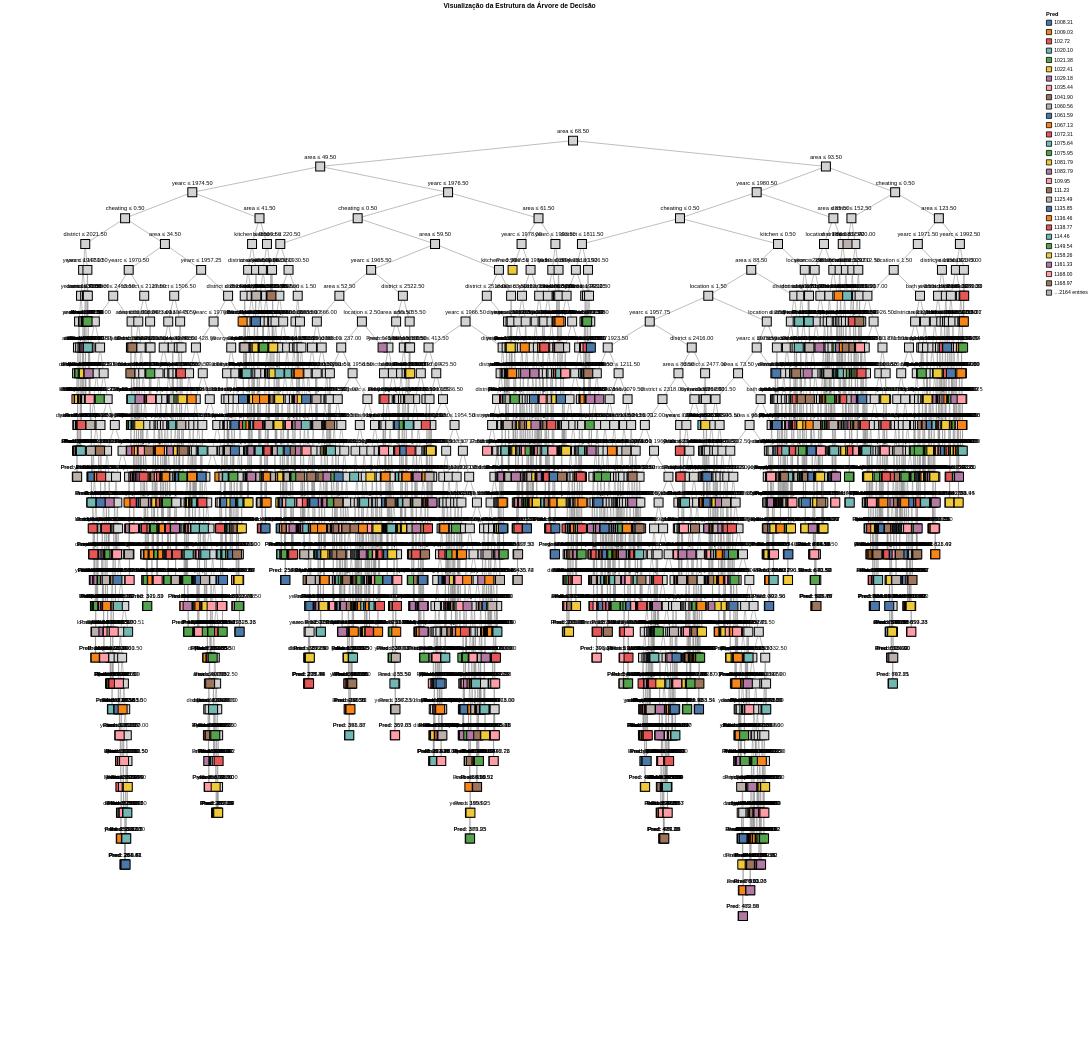

The notebook cell saved with this chart:
### Markdown cell above
Plot da árvore sem poda:

### Code cell
preditores = ['area', 'yearc', 'location', 'bath', 'kitchen', 'cheating', 'district']

# Chama a função de plotagem:
plot_arvore(arvore, feature_names=preditores)

### Figure 1 — Vega-Lite specification as saved in the notebook (floating-point values rounded to 4 significant figures; data arrays with more than 128 entries replaced by an {"elided": "..."} marker saying what was removed)
{"config": {"view": {"continuousWidth": 300, "continuousHeight": 300, "stroke": null}}, "layer": [{"data": {"name": "data-952559bd167db6f31b2b698cb7328637"}, "mark": {"type": "rule", "color": "gray"}, "encoding": {"x": {"axis": null, "field": "x", "scale": {"padding": 60}, "type": "quantitative"}, "x2": {"field": "x2"}, "y": {"axis": null, "field": "y", "scale": {"padding": 30}, "type": "quantitative"}, "y2": {"field": "y2"}}, "name": "view_e066e122971c41d7_0"}, {"data": {"name": "data-93ff300a7e4585f26e84c4705da18149"}, "mark": {"type": "square", "color": "lightgray", "opacity": 1, "size": 300, "stroke": "black"}, "encoding": {"tooltip": [{"field": "texto", "type": "nominal"}], "x": {"axis": null, "field": "x", "scale": {"padding": 60}, "type": "quantitative"}, "y": {"axis": null, "field": "y", "scale": {"padding": 30}, "type": "quantitative"}}, "transform": [{"filter": "(datum.folha === false)"}]}, {"data": {"name": "data-93ff300a7e4585f26e84c4705da18149"}, "mark": {"type": "square", "opacity": 1, "size": 300, "stroke": "black"}, "encoding": {"color": {"field": "pred", "title": "Pred", "type": "nominal"}, "tooltip": [{"field": "texto", "type": "nominal"}], "x": {"axis": null, "field": "x", "scale": {"padding": 60}, "type": "quantitative"}, "y": {"axis": null, "field": "y", "scale": {"padding": 30}, "type": "quantitative"}}, "transform": [{"filter": "(datum.folha === true)"}]}, {"data": {"name": "data-93ff300a7e4585f26e84c4705da18149"}, "mark": {"type": "text", "dy": -18, "fontSize": 11}, "encoding": {"text": {"field": "texto", "type": "nominal"}, "x": {"axis": null, "field": "x", "scale": {"padding": 60}, "type": "quantitative"}, "y": {"axis": null, "field": "y", "scale": {"padding": 30}, "type": "quantitative"}}}], "height": 2790.0, "params": [{"name": "param_1e9efca18e7a2868", "select": {"type": "interval", "encodings": ["x", "y"]}, "bind": "scales", "views": ["view_e066e122971c41d7_0"]}], "title": "Visualização da Estrutura da Árvore de Decisão", "width": 264550, "$schema": "https://vega.github.io/schema/vega-lite/v6.4.1.json", "datasets": {"data-952559bd167db6f31b2b698cb7328637": {"elided": "4808 records"}, "data-93ff300a7e4585f26e84c4705da18149": {"elided": "4809 records"}}}
